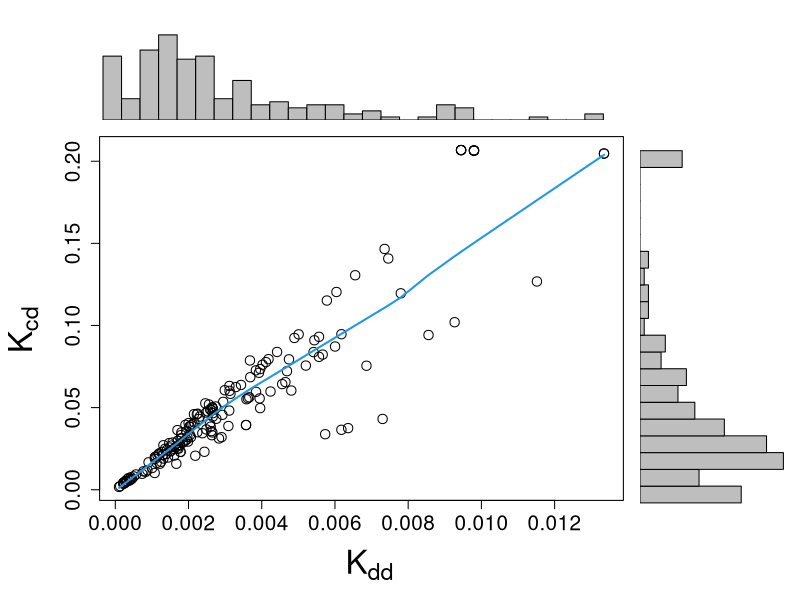
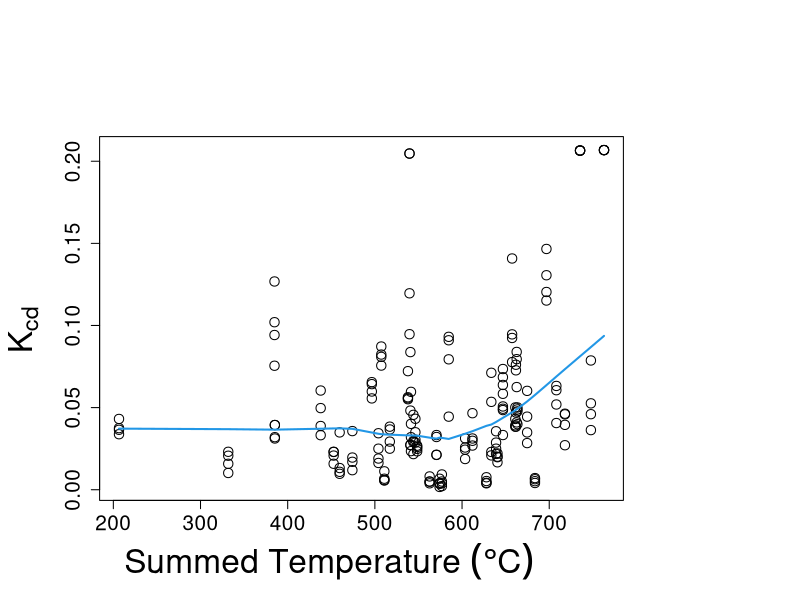

The R script that drew these images, in order:
data = read.csv("Outputs/Decay_Data.csv")
head(data)
str(data)

# function to generate scatter plot with adjacent histograms
# original version modified and pulled from https://www.r-bloggers.com/2011/06/example-8-41-scatterplot-with-marginal-histograms/
# some hard coding in this function to tweak the plot aesthetics

scatterhist = function(x, y, xlab.use="", ylab.use=""){
  zones=matrix(c(2,0,1,3), ncol=2, byrow=TRUE)
  layout(zones, widths=c(4/5,1/5), heights=c(1/5,4/5))
  xhist = hist(x, plot=FALSE,breaks=20)
  yhist = hist(y, plot=FALSE,breaks=20)
  top = max(c(xhist$counts, yhist$counts))
  par(mar=c(6,6,1,1))
  plot(x,y,cex.axis=1.5,cex=1.5,xlab="",ylab="",cex.lab=2.5)
  points(lowess(y~x),typ="l",col=4,lwd=2)
  par(mar=c(0,5,1,1))
  barplot(xhist$counts, axes=FALSE, ylim=c(0, top), space=0)
  par(mar=c(5,0,1,1))
  barplot(yhist$counts, axes=FALSE, xlim=c(0, top), space=0, horiz=TRUE)
  par(oma=c(3,3,0,0))
  mtext(xlab.use, side=1, line=1, outer=TRUE, adj=0, cex = 2,
        at=1.75 * (mean(x) - min(x))/(max(x)-min(x)))
  mtext(ylab.use, side=2, line=0.5, outer=TRUE, adj=0,cex = 2, 
        at=(1.5 * (mean(y) - min(y))/(max(y) - min(y))))
}

# generate the plot

pdf("Outputs/Decay_Scatter_Hists.pdf")
  scatterhist(x = data$degree_decay_rate,y = data$Decay_Rate_per_day, xlab.use = expression(K[dd]), ylab.use = expression(K[cd]))
dev.off()

# regress decay per day against summed temperature

scatter.no.hist = function(x, y, xlab.use="", ylab.use=""){ # this keeps everything the same for sizing, but doesn't plot the histograms
  zones=matrix(c(2,0,1,3), ncol=2, byrow=TRUE)
  layout(zones, widths=c(4/5,1/5), heights=c(1/5,4/5))
  xhist = hist(x, plot=FALSE,breaks=20)
  yhist = hist(y, plot=FALSE,breaks=20)
  top = max(c(xhist$counts, yhist$counts))
  par(mar=c(6,6,1,1))
  plot(x,y,cex.axis=1.5,cex=1.5,xlab="",ylab="",cex.lab=2.5)
  points(lowess(y~x),typ="l",col=4,lwd=2)
  par(mar=c(0,5,1,1))
  barplot(xhist$counts, axes=FALSE, ylim=c(0, top), space=0,plot=FALSE)
  par(mar=c(5,0,1,1))
  barplot(yhist$counts, axes=FALSE, xlim=c(0, top), space=0, horiz=TRUE,plot=FALSE)
  par(oma=c(3,3,0,0))
  mtext(xlab.use, side=1, line=1, outer=TRUE, adj=0, cex = 2,
        at=.15 * (mean(x) - min(x))/(max(x)-min(x)))
  mtext(ylab.use, side=2, line=0.5, outer=TRUE, adj=0,cex = 2, 
        at=(1.5 * (mean(y) - min(y))/(max(y) - min(y))))
}

pdf("Outputs/Decay_v_Temp.pdf")
  scatter.no.hist(x = data$sum_mean_daily_temp,y = data$Decay_Rate_per_day,xlab.use = expression(Summed~Temperature~(degree*C)),ylab.use = expression(K[cd]))
dev.off()

